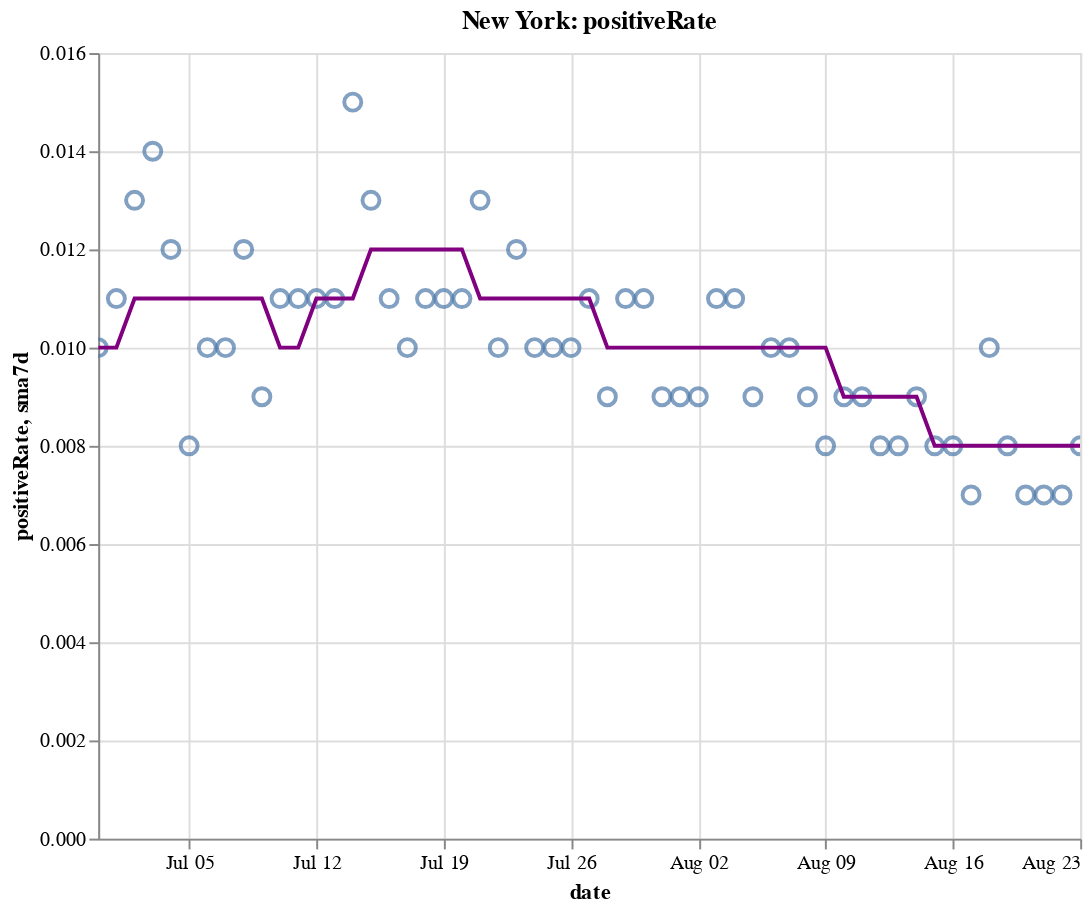

Notebook code for this chart:
### Code cell
create_plot(ny, 'positiveRate')

### Figure 1 — Vega-Lite specification as saved in the notebook (floating-point values rounded to 4 significant figures)
{"config": {"view": {"continuousWidth": 400, "continuousHeight": 300}}, "layer": [{"layer": [{"mark": {"type": "point", "size": 75}, "encoding": {"tooltip": [{"type": "temporal", "field": "date"}, {"type": "quantitative", "field": "positiveRate"}, {"type": "quantitative", "field": "sma7d"}], "x": {"type": "temporal", "field": "date"}, "y": {"type": "quantitative", "field": "positiveRate"}}, "selection": {"selector010": {"type": "interval", "bind": "scales", "encodings": ["x", "y"]}}}, {"mark": {"type": "line", "color": "purple"}, "encoding": {"x": {"type": "temporal", "field": "date"}, "y": {"type": "quantitative", "field": "sma7d"}}}]}, {"mark": {"type": "rule", "color": "#aaa"}, "encoding": {"x": {"type": "temporal", "field": "date"}}, "transform": [{"filter": {"selection": "selector009"}}]}, {"mark": "circle", "encoding": {"opacity": {"condition": {"value": 1, "selection": "selector009"}, "value": 0}, "tooltip": [{"type": "temporal", "field": "date"}, {"type": "quantitative", "field": "positiveRate"}, {"type": "quantitative", "field": "sma7d"}], "x": {"type": "temporal", "field": "date"}, "y": {"type": "quantitative", "field": "positiveRate"}}, "selection": {"selector009": {"type": "single", "encodings": ["x"], "on": "mouseover", "nearest": true, "empty": "none"}}}, {"mark": {"type": "text", "align": "left", "dx": 5, "dy": -5, "stroke": "white", "strokeWidth": 2}, "encoding": {"text": {"type": "quantitative", "field": "positiveRate"}, "tooltip": [{"type": "temporal", "field": "date"}, {"type": "quantitative", "field": "positiveRate"}, {"type": "quantitative", "field": "sma7d"}], "x": {"type": "temporal", "field": "date"}, "y": {"type": "quantitative", "field": "positiveRate"}}, "transform": [{"filter": {"selection": "selector009"}}]}, {"mark": {"type": "text", "align": "left", "dx": 5, "dy": -5}, "encoding": {"text": {"type": "quantitative", "field": "positiveRate"}, "tooltip": [{"type": "temporal", "field": "date"}, {"type": "quantitative", "field": "positiveRate"}, {"type": "quantitative", "field": "sma7d"}], "x": {"type": "temporal", "field": "date"}, "y": {"type": "quantitative", "field": "positiveRate"}}, "transform": [{"filter": {"selection": "selector009"}}]}], "data": {"name": "data-22205f7c52a8fc8c7924b384d944d71b"}, "height": 400, "title": "New York: positiveRate", "width": 500, "$schema": "https://vega.github.io/schema/vega-lite/v4.8.1.json", "datasets": {"data-22205f7c52a8fc8c7924b384d944d71b": [{"date": "2020-06-30T00:00:00", "totalTestResultsIncrease": 52020.0, "positiveIncrease": 524.0, "death": 24860.0, "deathIncrease": 13.0, "positiveRate": 0.01, "state": "New York", "sma7d": 0.01}, {"date": "2020-07-01T00:00:00", "totalTestResultsIncrease": 56710.0, "positiveIncrease": 625.0, "death": 24870.0, "deathIncrease": 11.0, "positiveRate": 0.011, "state": "New York", "sma7d": 0.01}, {"date": "2020-07-02T00:00:00", "totalTestResultsIncrease": 69940.0, "positiveIncrease": 875.0, "death": 24880.0, "deathIncrease": 11.0, "positiveRate": 0.013, "state": "New York", "sma7d": 0.011}, {"date": "2020-07-03T00:00:00", "totalTestResultsIncrease": 66390.0, "positiveIncrease": 918.0, "death": 24880.0, "deathIncrease": 8.0, "positiveRate": 0.014, "state": "New York", "sma7d": 0.011}, {"date": "2020-07-04T00:00:00", "totalTestResultsIncrease": 62400.0, "positiveIncrease": 726.0, "death": 24900.0, "deathIncrease": 11.0, "positiveRate": 0.012, "state": "New York", "sma7d": 0.011}, {"date": "2020-07-05T00:00:00", "totalTestResultsIncrease": 63420.0, "positiveIncrease": 533.0, "death": 24900.0, "deathIncrease": 8.0, "positiveRate": 0.008, "state": "New York", "sma7d": 0.011}, {"date": "2020-07-06T00:00:00", "totalTestResultsIncrease": 54330.0, "positiveIncrease": 518.0, "death": 24910.0, "deathIncrease": 9.0, "positiveRate": 0.01, "state": "New York", "sma7d": 0.011}, {"date": "2020-07-07T00:00:00", "totalTestResultsIncrease": 56740.0, "positiveIncrease": 588.0, "death": 24920.0, "deathIncrease": 11.0, "positiveRate": 0.01, "state": "New York", "sma7d": 0.011}, {"date": "2020-07-08T00:00:00", "totalTestResultsIncrease": 57580.0, "positiveIncrease": 692.0, "death": 24940.0, "deathIncrease": 20.0, "positiveRate": 0.012, "state": "New York", "sma7d": 0.011}, {"date": "2020-07-09T00:00:00", "totalTestResultsIncrease": 65560.0, "positiveIncrease": 584.0, "death": 24960.0, "deathIncrease": 15.0, "positiveRate": 0.009, "state": "New York", "sma7d": 0.011}, {"date": "2020-07-10T00:00:00", "totalTestResultsIncrease": 73560.0, "positiveIncrease": 786.0, "death": 24970.0, "deathIncrease": 9.0, "positiveRate": 0.011, "state": "New York", "sma7d": 0.01}, {"date": "2020-07-11T00:00:00", "totalTestResultsIncrease": 69200.0, "positiveIncrease": 730.0, "death": 24970.0, "deathIncrease": 6.0, "positiveRate": 0.011, "state": "New York", "sma7d": 0.01}, {"date": "2020-07-12T00:00:00", "totalTestResultsIncrease": 62420.0, "positiveIncrease": 677.0, "death": 24980.0, "deathIncrease": 5.0, "positiveRate": 0.011, "state": "New York", "sma7d": 0.011}, {"date": "2020-07-13T00:00:00", "totalTestResultsIncrease": 51690.0, "positiveIncrease": 557.0, "death": 24990.0, "deathIncrease": 10.0, "positiveRate": 0.011, "state": "New York", "sma7d": 0.011}, {"date": "2020-07-14T00:00:00", "totalTestResultsIncrease": 60040.0, "positiveIncrease": 912.0, "death": 24990.0, "deathIncrease": 5.0, "positiveRate": 0.015, "state": "New York", "sma7d": 0.011}, {"date": "2020-07-15T00:00:00", "totalTestResultsIncrease": 63600.0, "positiveIncrease": 831.0, "death": 25000.0, "deathIncrease": 9.0, "positiveRate": 0.013, "state": "New York", "sma7d": 0.012}, {"date": "2020-07-16T00:00:00", "totalTestResultsIncrease": 72680.0, "positiveIncrease": 769.0, "death": 25010.0, "deathIncrease": 11.0, "positiveRate": 0.011, "state": "New York", "sma7d": 0.012}, {"date": "2020-07-17T00:00:00", "totalTestResultsIncrease": 78240.0, "positiveIncrease": 776.0, "death": 25020.0, "deathIncrease": 10.0, "positiveRate": 0.01, "state": "New York", "sma7d": 0.012}, {"date": "2020-07-18T00:00:00", "totalTestResultsIncrease": 69820.0, "positiveIncrease": 754.0, "death": 25040.0, "deathIncrease": 11.0, "positiveRate": 0.011, "state": "New York", "sma7d": 0.012}, {"date": "2020-07-19T00:00:00", "totalTestResultsIncrease": 46200.0, "positiveIncrease": 502.0, "death": 25050.0, "deathIncrease": 13.0, "positiveRate": 0.011, "state": "New York", "sma7d": 0.012}, {"date": "2020-07-20T00:00:00", "totalTestResultsIncrease": 49340.0, "positiveIncrease": 519.0, "death": 25060.0, "deathIncrease": 8.0, "positiveRate": 0.011, "state": "New York", "sma7d": 0.012}, {"date": "2020-07-21T00:00:00", "totalTestResultsIncrease": 66170.0, "positiveIncrease": 855.0, "death": 25060.0, "deathIncrease": 2.0, "positiveRate": 0.013, "state": "New York", "sma7d": 0.011}, {"date": "2020-07-22T00:00:00", "totalTestResultsIncrease": 67660.0, "positiveIncrease": 705.0, "death": 25070.0, "deathIncrease": 10.0, "positiveRate": 0.01, "state": "New York", "sma7d": 0.011}, {"date": "2020-07-23T00:00:00", "totalTestResultsIncrease": 69700.0, "positiveIncrease": 811.0, "death": 25080.0, "deathIncrease": 13.0, "positiveRate": 0.012, "state": "New York", "sma7d": 0.011}, {"date": "2020-07-24T00:00:00", "totalTestResultsIncrease": 76510.0, "positiveIncrease": 753.0, "death": 25090.0, "deathIncrease": 9.0, "positiveRate": 0.01, "state": "New York", "sma7d": 0.011}, {"date": "2020-07-25T00:00:00", "totalTestResultsIncrease": 71470.0, "positiveIncrease": 750.0, "death": 25100.0, "deathIncrease": 13.0, "positiveRate": 0.01, "state": "New York", "sma7d": 0.011}, {"date": "2020-07-26T00:00:00", "totalTestResultsIncrease": 53570.0, "positiveIncrease": 536.0, "death": 25110.0, "deathIncrease": 3.0, "positiveRate": 0.01, "state": "New York", "sma7d": 0.011}, {"date": "2020-07-27T00:00:00", "totalTestResultsIncrease": 57270.0, "positiveIncrease": 608.0, "death": 25120.0, "deathIncrease": 11.0, "positiveRate": 0.011, "state": "New York", "sma7d": 0.011}, {"date": "2020-07-28T00:00:00", "totalTestResultsIncrease": 57400.0, "positiveIncrease": 534.0, "death": 25130.0, "deathIncrease": 9.0, "positiveRate": 0.009, "state": "New York", "sma7d": 0.01}, {"date": "2020-07-29T00:00:00", "totalTestResultsIncrease": 62280.0, "positiveIncrease": 715.0, "death": 25130.0, "deathIncrease": 6.0, "positiveRate": 0.011, "state": "New York", "sma7d": 0.01}, {"date": "2020-07-30T00:00:00", "totalTestResultsIncrease": 73550.0, "positiveIncrease": 777.0, "death": 25140.0, "deathIncrease": 13.0, "positiveRate": 0.011, "state": "New York", "sma7d": 0.01}, {"date": "2020-07-31T00:00:00", "totalTestResultsIncrease": 68870.0, "positiveIncrease": 644.0, "death": 25150.0, "deathIncrease": 5.0, "positiveRate": 0.009, "state": "New York", "sma7d": 0.01}, {"date": "2020-08-01T00:00:00", "totalTestResultsIncrease": 82740.0, "positiveIncrease": 753.0, "death": 25160.0, "deathIncrease": 14.0, "positiveRate": 0.009, "state": "New York", "sma7d": 0.01}, {"date": "2020-08-02T00:00:00", "totalTestResultsIncrease": 58960.0, "positiveIncrease": 531.0, "death": 25170.0, "deathIncrease": 6.0, "positiveRate": 0.009, "state": "New York", "sma7d": 0.01}, {"date": "2020-08-03T00:00:00", "totalTestResultsIncrease": 51840.0, "positiveIncrease": 545.0, "death": 25170.0, "deathIncrease": 2.0, "positiveRate": 0.011, "state": "New York", "sma7d": 0.01}, {"date": "2020-08-04T00:00:00", "totalTestResultsIncrease": 70990.0, "positiveIncrease": 746.0, "death": 25180.0, "deathIncrease": 3.0, "positiveRate": 0.011, "state": "New York", "sma7d": 0.01}, {"date": "2020-08-05T00:00:00", "totalTestResultsIncrease": 72670.0, "positiveIncrease": 636.0, "death": 25180.0, "deathIncrease": 4.0, "positiveRate": 0.009, "state": "New York", "sma7d": 0.01}, {"date": "2020-08-06T00:00:00", "totalTestResultsIncrease": 72370.0, "positiveIncrease": 703.0, "death": 25180.0, "deathIncrease": 6.0, "positiveRate": 0.01, "state": "New York", "sma7d": 0.01}, {"date": "2020-08-07T00:00:00", "totalTestResultsIncrease": 70170.0, "positiveIncrease": 714.0, "death": 25190.0, "deathIncrease": 5.0, "positiveRate": 0.01, "state": "New York", "sma7d": 0.01}, {"date": "2020-08-08T00:00:00", "totalTestResultsIncrease": 74860.0, "positiveIncrease": 703.0, "death": 25200.0, "deathIncrease": 5.0, "positiveRate": 0.009, "state": "New York", "sma7d": 0.01}, {"date": "2020-08-09T00:00:00", "totalTestResultsIncrease": 65810.0, "positiveIncrease": 515.0, "death": 25200.0, "deathIncrease": 7.0, "positiveRate": 0.008, "state": "New York", "sma7d": 0.01}, {"date": "2020-08-10T00:00:00", "totalTestResultsIncrease": 54000.0, "positiveIncrease": 476.0, "death": 25200.0, "deathIncrease": 2.0, "positiveRate": 0.009, "state": "New York", "sma7d": 0.009}, {"date": "2020-08-11T00:00:00", "totalTestResultsIncrease": 77060.0, "positiveIncrease": 667.0, "death": 25210.0, "deathIncrease": 7.0, "positiveRate": 0.009, "state": "New York", "sma7d": 0.009}, {"date": "2020-08-12T00:00:00", "totalTestResultsIncrease": 87780.0, "positiveIncrease": 700.0, "death": 25220.0, "deathIncrease": 7.0, "positiveRate": 0.008, "state": "New York", "sma7d": 0.009}, {"date": "2020-08-13T00:00:00", "totalTestResultsIncrease": 87900.0, "positiveIncrease": 737.0, "death": 25230.0, "deathIncrease": 10.0, "positiveRate": 0.008, "state": "New York", "sma7d": 0.009}, {"date": "2020-08-14T00:00:00", "totalTestResultsIncrease": 85460.0, "positiveIncrease": 727.0, "death": 25230.0, "deathIncrease": 4.0, "positiveRate": 0.009, "state": "New York", "sma7d": 0.009}, {"date": "2020-08-15T00:00:00", "totalTestResultsIncrease": 88670.0, "positiveIncrease": 734.0, "death": 25240.0, "deathIncrease": 12.0, "positiveRate": 0.008, "state": "New York", "sma7d": 0.008}, {"date": "2020-08-16T00:00:00", "totalTestResultsIncrease": 77690.0, "positiveIncrease": 607.0, "death": 25250.0, "deathIncrease": 6.0, "positiveRate": 0.008, "state": "New York", "sma7d": 0.008}, {"date": "2020-08-17T00:00:00", "totalTestResultsIncrease": 56890.0, "positiveIncrease": 408.0, "death": 25260.0, "deathIncrease": 6.0, "positiveRate": 0.007, "state": "New York", "sma7d": 0.008}, {"date": "2020-08-18T00:00:00", "totalTestResultsIncrease": 66890.0, "positiveIncrease": 655.0, "death": 25260.0, "deathIncrease": 8.0, "positiveRate": 0.01, "state": "New York", "sma7d": 0.008}, {"date": "2020-08-19T00:00:00", "totalTestResultsIncrease": 80420.0, "positiveIncrease": 631.0, "death": 25270.0, "deathIncrease": 6.0, "positiveRate": 0.008, "state": "New York", "sma7d": 0.008}, {"date": "2020-08-20T00:00:00", "totalTestResultsIncrease": 80980.0, "positiveIncrease": 601.0, "death": 25280.0, "deathIncrease": 5.0, "positiveRate": 0.007, "state": "New York", "sma7d": 0.008}, {"date": "2020-08-21T00:00:00", "totalTestResultsIncrease": 98880.0, "positiveIncrease": 709.0, "death": 25280.0, "deathIncrease": 3.0, "positiveRate": 0.007, "state": "New York", "sma7d": 0.008}, {"date": "2020-08-22T00:00:00", "totalTestResultsIncrease": 94850.0, "positiveIncrease": 653.0, "death": 25280.0, "deathIncrease": 4.0, "positiveRate": 0.007, "state": "New York", "sma7d": 0.008}, {"date": "2020-08-23T00:00:00", "totalTestResultsIncrease": 74040.0, "positiveIncrease": 572.0, "death": 25290.0, "deathIncrease": 6.0, "positiveRate": 0.008, "state": "New York", "sma7d": 0.008}]}}
